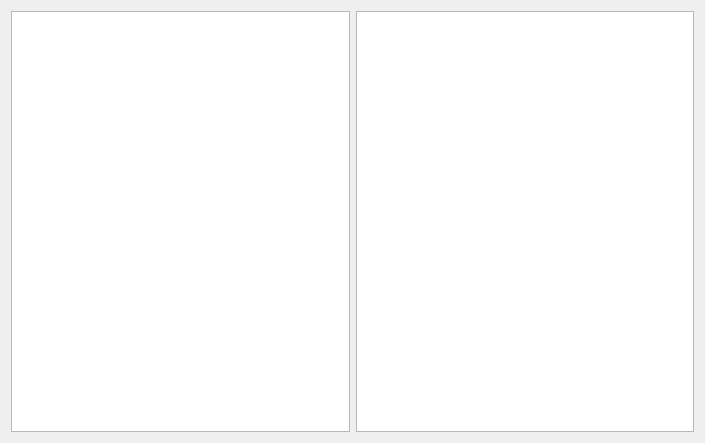
<?xml version="1.0" encoding="UTF-8"?>
<ui version="4.0">
 <class>Terminal</class>
 <widget class="QDialog" name="Terminal">
  <property name="geometry">
   <rect>
    <x>0</x>
    <y>0</y>
    <width>705</width>
    <height>443</height>
   </rect>
  </property>
  <property name="windowTitle">
   <string>Terminal</string>
  </property>
  <layout class="QGridLayout" name="gridLayout">
   <item row="0" column="0">
    <widget class="QPlainTextEdit" name="plainTextEdit"/>
   </item>
   <item row="0" column="1">
    <widget class="QTextBrowser" name="textBrowser">
     <property name="horizontalScrollBarPolicy">
      <enum>Qt::ScrollBarAsNeeded</enum>
     </property>
     <property name="tabChangesFocus">
      <bool>true</bool>
     </property>
    </widget>
   </item>
  </layout>
 </widget>
 <resources/>
 <connections/>
</ui>
